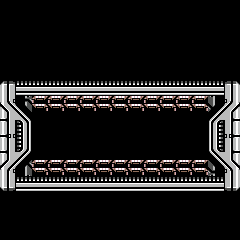

This is a level from a 2D game, rendered from its Tiled map with the project's own tilesets. A one-line summary and the complete map file follow:
An orthogonal 15x15 tile map with 16x16 px tiles, 1 tile layer (Tile Layer 1).

<map version="1.0" tiledversion="2017.09.27" orientation="orthogonal" renderorder="right-down" width="15" height="15" tilewidth="16" tileheight="16" infinite="0" nextobjectid="1">
 <tileset firstgid="1" source="Sci-Fi16PX_Shadows.tsx" />
 <layer name="Tile Layer 1" width="15" height="15">
  <data encoding="csv">
0,0,0,0,0,0,0,0,0,0,0,0,0,0,0,
0,0,0,0,0,0,0,0,0,0,0,0,0,0,0,
0,0,0,0,0,0,0,0,0,0,0,0,0,0,0,
0,0,0,0,0,0,0,0,0,0,0,0,0,0,0,
0,0,0,0,0,0,0,0,0,0,0,0,0,0,0,
1610612760,675,675,675,675,675,675,675,675,675,675,675,675,675,2684354578,
1610612759,1610612823,1012,1012,1012,1012,1012,1012,1012,1012,1012,1012,1012,2684354643,2684354579,
1610612758,1610612822,0,0,0,0,0,0,0,0,0,0,0,2684354644,2684354580,
1610612757,1610612821,0,0,0,0,0,0,0,0,0,0,0,2684354645,2684354581,
1610612756,1610612820,0,0,0,0,0,0,0,0,0,0,0,2684354646,2684354582,
1610612755,1610612819,1012,1012,1012,1012,1012,1012,1012,1012,1012,1012,1012,2684354647,2684354583,
1610612754,675,675,675,675,675,675,675,675,675,675,675,675,675,2684354584,
0,0,0,0,0,0,0,0,0,0,0,0,0,0,0,
0,0,0,0,0,0,0,0,0,0,0,0,0,0,0,
0,0,0,0,0,0,0,0,0,0,0,0,0,0,0
</data>
 </layer>
</map>
